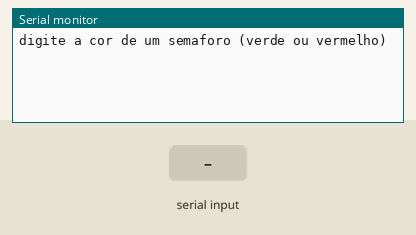
Recording of a sketch running on a simulated Arduino Uno, built with avr-gcc and run on an emulated ATmega328P. Parts: the last lines printed to the serial monitor. Inputs (shaded band) come from the test bench.

Above: at 1.2 s.
1.3 s: "vermelho" received over Serial
At 2.7 s:
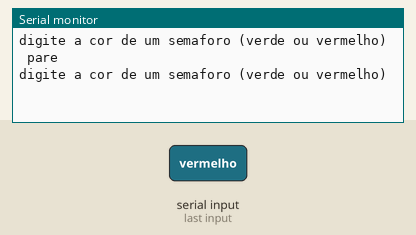
3.8 s: "1" received over Serial
At 5.5 s:
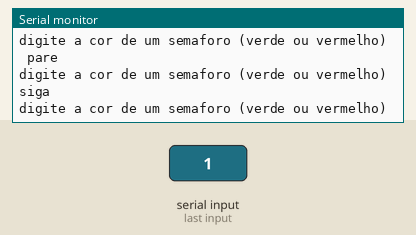

Measured:
- after the input at 1.3 s, the serial monitor: prints a new line after 1.0 s (image 1)
- after the input at 3.8 s, the serial monitor: prints a new line after 1.0 s (image 2)

The sketch:

ex021.ino
```cpp
// C++ code
//

String cor = " ";


void setup()
{
  Serial.begin(9600);
}


void loop()
{
 Serial.println("digite a cor de um semaforo (verde ou vermelho) " );
 while( !Serial.available());
 cor = Serial.readString();

  if(cor == "vermelho"){
    Serial.println(" pare");
  } else {
    Serial.println("siga ");
  }


}
```
